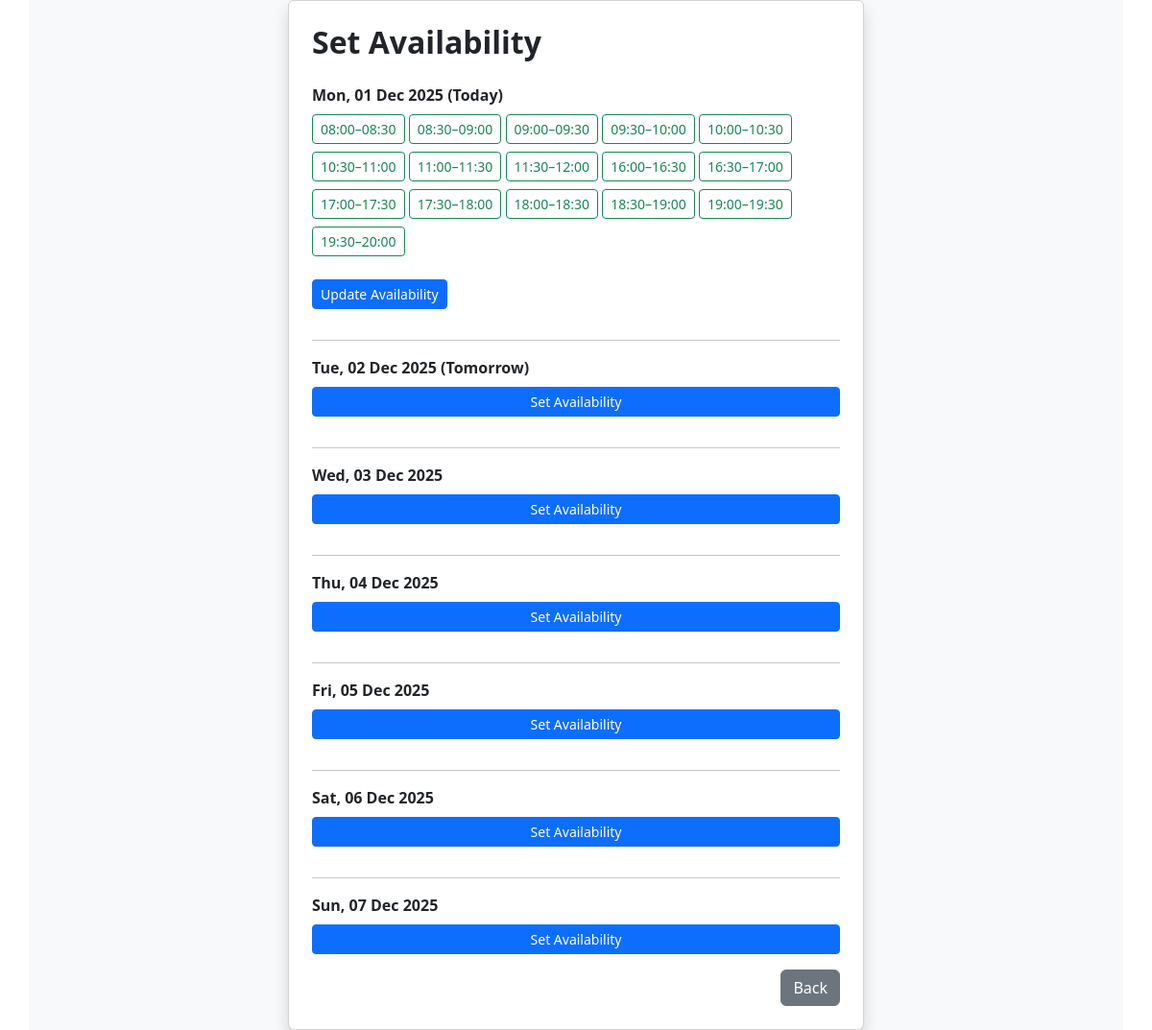
Page /doc_availability (signed in) on the committed database.
### backend/models.py (models this page shows)
class Doctor_Availability(db.Model):
    __tablename__="doctor_availability"
    id = db.Column(db.Integer, primary_key = True, autoincrement = True)
    doctor_id = db.Column(db.Integer, db.ForeignKey("doctor.id"), nullable=False)
    date = db.Column(db.Date, nullable=False, index=True)
    start_time = db.Column(db.Time, nullable=False)
    end_time = db.Column(db.Time, nullable=False)
    is_active=db.Column(db.Boolean,nullable=False)
    appointments = db.relationship("Appointment",backref="booked_slot",cascade="all, delete-orphan")

### backend/routes.py (the view)
@app.route("/doc_availability")
def weekly_availability():
    doctor_id = current_user.id
    today = date.today()
    dates = [today + timedelta(days=i) for i in range(7)]
    slots_by_date = {d: [] for d in dates}
    all_slots = Doctor_Availability.query.filter(
        Doctor_Availability.doctor_id == doctor_id,
        Doctor_Availability.date.in_(dates)
    ).order_by(Doctor_Availability.date,
               Doctor_Availability.start_time).all()
    for slot in all_slots:
        slots_by_date[slot.date].append(slot)
    return render_template("doctor/doctor_availability.html", dates=dates,slots_by_date=slots_by_date)

### app.py (called while the page is built)
def create_app():
    app = Flask(__name__)
    app.config["SQLALCHEMY_DATABASE_URI"] = "sqlite:///mydb.sqlite3"
    db.init_app(app)
    app.config["SECRET_KEY"] = "mysecretkey"
    loginmanager=LoginManager(app)
    @loginmanager.user_loader
    def load_user(email):
        obj=db.session.query(Doctor).filter_by(email=email).first() or db.session.query(Patient).filter_by(email=email).first() or db.session.query(Admin).filter_by(email=email).first()
        return obj
    app.app_context().push()
    return app

### backend/models.py (called while the page is built)
    @property
    def is_active(self):
        return self.status

### backend/routes.py (called while the page is built)
@app.before_request
def inactive_users():
    msg = None
    if not current_user.is_authenticated and request.endpoint != "login" and request.endpoint!="register" and request.endpoint!="home":
        if(current_user.is_active == False):
            msg = "You are not allowed to access the application. Please contact administrator."
        logout_user()
        return redirect(url_for("login", msg=msg))

### templates/doctor/doctor_availability.html (shortened to what this page needs)
<!DOCTYPE html>
<html lang="en">
<head>
    <link href="https://cdn.jsdelivr.net/npm/bootstrap@5.3.8/dist/css/bootstrap.min.css" rel="stylesheet"
>
    <link rel="stylesheet" href="https://cdn.jsdelivr.net/npm/bootstrap-icons@1.13.1/font/bootstrap-icons.min.css">
</head>
<body>
    <div class="container min-vh-100 d-flex justify-content-center align-items-center bg-light">
        <div class="card shadow p-4" style="width: 600px;">
            <h2 class="mb-4 fw-bold">Set Availability</h2>
            {% for d in dates %}
            <div class="fw-bold mb-2">
                {{ d.strftime("%a, %d %b %Y") }}
                {% if loop.index0 == 0 %}
                (Today)
                {% elif loop.index0 == 1 %}
                (Tomorrow)
                {% endif %}
            </div>
            {% if slots_by_date[d] %}
            <div class="mb-3">
                {% for slot in slots_by_date[d] %}
                <a href="/toggle-slot?slot_id={{ slot.id }}" class="btn {% if slot.is_active %} btn-outline-success btn-sm mb-2 {% else %} btn-outline-danger btn-sm mb-2 {% endif %}">
                    {{ slot.start_time.strftime("%H:%M") }}–{{ slot.end_time.strftime("%H:%M") }}
                </a>
                {% endfor %}
            </div>
            <div>
                <a href="/set_availability?date={{ d.isoformat() }}" class="btn btn-primary btn-sm mb-3">
                    Update Availability
                </a>
            </div>
            {% else %}
            <a href="/set_availability?date={{ d.isoformat() }}" class="btn btn-primary btn-sm mb-3">
                Set Availability
            </a>
            {% endif %}
            {% if not loop.last %}
            <hr class="my-3">
            {% endif %}
            {% endfor %}
            <div class="text-end">
                <a href="/dashboard/doc" class="btn btn-secondary" type="button">Back</a>
            </div>
        </div>
    </div>
</body>
</html>

### rows in the picture
Doctor_Availability: start_time "08:00", end_time "08:30"
Doctor_Availability: start_time "08:30", end_time "09:00"
Doctor_Availability: start_time "09:00", end_time "09:30"
Doctor_Availability: start_time "09:30", end_time "10:00"
Doctor_Availability: start_time "10:00", end_time "10:30"
Doctor_Availability: start_time "10:30", end_time "11:00"
Doctor_Availability: start_time "11:00", end_time "11:30"
Doctor_Availability: start_time "11:30", end_time "12:00"
Doctor_Availability: start_time "16:00", end_time "16:30"
Doctor_Availability: start_time "16:30", end_time "17:00"
Doctor_Availability: start_time "17:00", end_time "17:30"
Doctor_Availability: start_time "17:30", end_time "18:00"
Doctor_Availability: start_time "18:00", end_time "18:30"
Doctor_Availability: start_time "18:30", end_time "19:00"
Doctor_Availability: start_time "19:00", end_time "19:30"
Doctor_Availability: start_time "19:30", end_time "20:00"

### other values in the picture
{{ d.strftime("%a, %d %b %Y") }} "Mon, 01 Dec 2025" "Tue, 02 Dec 2025" "Wed, 03 Dec 2025" "Thu, 04 Dec 2025" "Fri, 05 Dec 2025" "Sat, 06 Dec 2025" "Sun, 07 Dec 2025"
